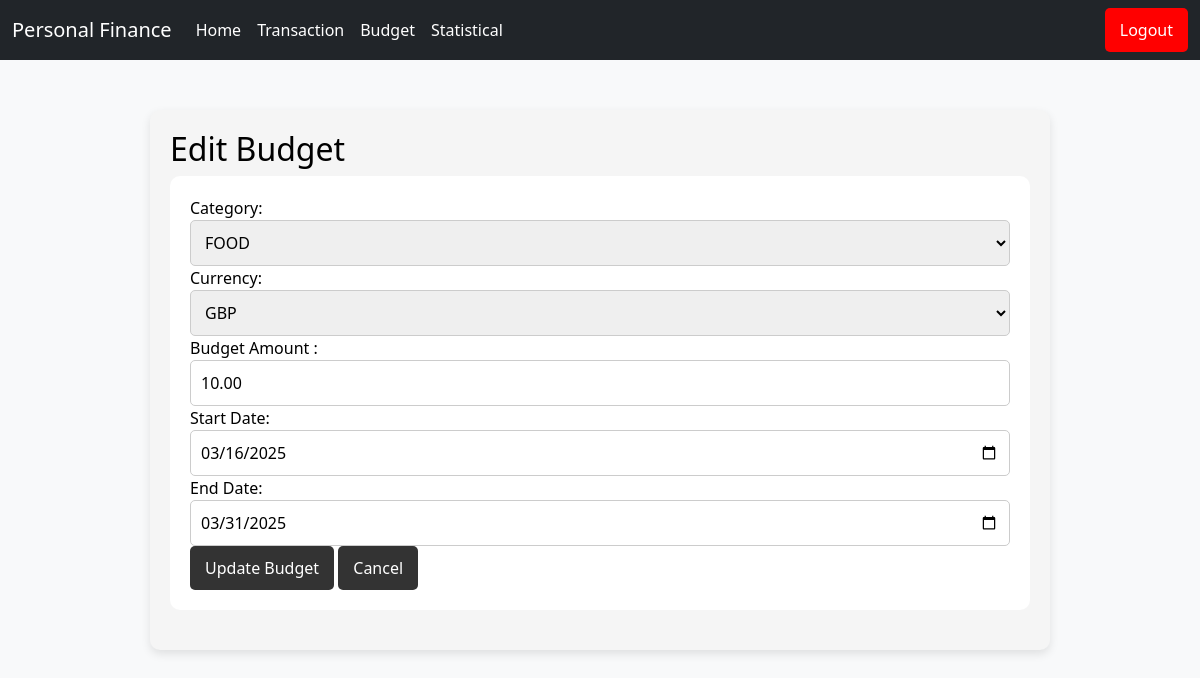
/budgets/edit/3/ (signed in), run on the app's committed database.
### finance/models.py (models this page shows, shortened)
class Budget(models.Model):
    user = models.ForeignKey(User, on_delete=models.CASCADE)  # 预算属于哪个用户
    category = models.ForeignKey(Category, on_delete=models.CASCADE)  # 预算属于哪个类别
    amount_limit = models.DecimalField(max_digits=10, decimal_places=2)  # 预算金额
    currency = models.ForeignKey(Currency, on_delete=models.SET_NULL, null=True) # 预算货币
    start_date = models.DateField()  # 预算开始时间
    end_date = models.DateField()  # 预算结束时间
    is_exceeded = models.BooleanField(default=False)  # 是否超支

class Category(models.Model):
    category_name = models.CharField(max_length=100)
    category_type = models.CharField(max_length=10, choices=[("income", "Income"), ("expense", "Expense")])

class Currency(models.Model):
    currency_name = models.CharField(max_length=50, unique=True)
    currency_rate = models.DecimalField(max_digits=10, decimal_places=4)
    update_time = models.DateTimeField(auto_now=True)

### finance/views.py (the view)
# urls.py: path('budgets/edit/<int:budget_id>/', budget_edit_view, name='budget_edit'),
@login_required
def budget_edit_view(request, budget_id):
    budget = get_object_or_404(Budget, id=budget_id, user=request.user)  # 确保用户只能编辑自己的预算
    categories = Category.objects.all()
    currencies = Currency.objects.all()
    if request.method == 'POST':
        form = BudgetForm(request.POST, instance=budget)
        if form.is_valid():
            form.save()
            return redirect('budget_list')
    else:
        form = BudgetForm(instance=budget)
    return render(request, 'finance/edit_budget.html', {'form': form, 'budget': budget, 'categories': categories, 'currencies': currencies})

### finance/form.py
class BudgetForm(forms.ModelForm):
    class Meta:
        model = Budget
        fields = ['category', 'amount_limit', 'start_date', 'end_date', 'currency']
        widgets = {
            'start_date': forms.DateInput(attrs={'type': 'date'}),
            'end_date': forms.DateInput(attrs={'type': 'date'}),
        }

### templates/finance/edit_budget.html (shortened to what this page needs)
{% extends "finance/base.html" %}
{% block content %}
<div class="budget-container">
    <h2>Edit Budget</h2>
    <div class="section">
        <form method="POST" action="{% url 'budget_edit' budget.id %}">
            <label>Category:</label>
            <select name="category" required>
                {% for category in categories %}
                    <option value="{{ category.id }}" {% if category.id == budget.category.id %}selected{% endif %}>
                        {{ category.category_name }}
                    </option>
                {% empty %}
                    <option value="" disabled>No categories available</option>
                {% endfor %}
            </select>
            <label>Currency:</label>
            <select name="currency" required>
                {% for currency in currencies %}
                    <option value="{{ currency.id }}" {% if budget.currency and budget.currency.id == currency.id %}selected{% endif %}>
                        {{ currency.currency_name }}
                    </option>
                {% empty %}
                    <option value="" disabled>No currencies available</option>
                {% endfor %}
            </select>
            <label>Budget Amount :</label>
            <input type="number" name="amount_limit" step="0.01" value="{{ budget.amount_limit }}" required>
            <label>Start Date:</label>
            <input type="date" name="start_date" value="{{ budget.start_date|date:'Y-m-d' }}" required>
            <label>End Date:</label>
            <input type="date" name="end_date" value="{{ budget.end_date|date:'Y-m-d' }}" required>
            <div class="action-buttons">
                <button type="submit" class="btn">Update Budget</button>
                <a href="{% url 'budget_list' %}" class="btn btn-secondary">Cancel</a>
            </div>
        </form>
    </div>
</div>
{% endblock %}

### templates/finance/base.html (style rules this page uses)
body { background-color: #f8f9fa; color: #000; }

### templates/finance/edit_budget.html (style rules this page uses)
.budget-container { max-width: 900px; margin: 50px auto; padding: 20px; background: #f5f5f5; border-radius: 10px; box-shadow: 0 4px 10px rgba(0, 0, 0, 0.1); }
.section { padding: 20px; background: #fff; border-radius: 10px; margin-bottom: 20px; }
.btn { padding: 10px 15px; background: #333; color: #fff; border-radius: 5px; transition: 0.2s; cursor: pointer; border: none; }
input, select { padding: 10px; width: 100%; border: 1px solid #ccc; border-radius: 5px; }

### data on the page
Budget: category "FOOD", currency "GBP", amount_limit "10.00", start_date "03/16/2025", end_date "03/31/2025"
